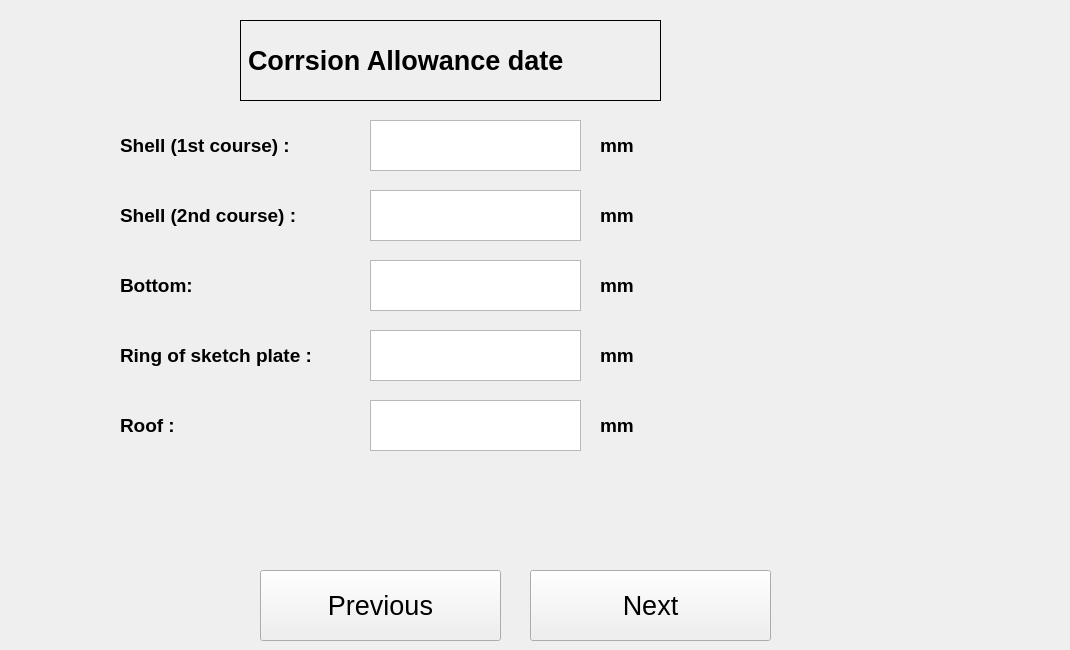
  <widget class="QWidget" name="CorrsionAllowance">
   <widget class="QLabel" name="Shellcourse1_2">
    <property name="geometry">
     <rect>
      <x>120</x>
      <y>120</y>
      <width>231</width>
      <height>51</height>
     </rect>
    </property>
    <property name="font">
     <font>
      <pointsize>14</pointsize>
      <weight>75</weight>
      <bold>true</bold>
     </font>
    </property>
    <property name="text">
     <string>Shell (1st course) :</string>
    </property>
   </widget>
   <widget class="QLabel" name="heading_3">
    <property name="geometry">
     <rect>
      <x>240</x>
      <y>20</y>
      <width>421</width>
      <height>81</height>
     </rect>
    </property>
    <property name="font">
     <font>
      <pointsize>20</pointsize>
      <weight>75</weight>
      <bold>true</bold>
     </font>
    </property>
    <property name="autoFillBackground">
     <bool>true</bool>
    </property>
    <property name="frameShape">
     <enum>QFrame::Box</enum>
    </property>
    <property name="text">
     <string>Corrsion Allowance date</string>
    </property>
   </widget>
   <widget class="QLabel" name="unit_10">
    <property name="geometry">
     <rect>
      <x>600</x>
      <y>120</y>
      <width>231</width>
      <height>51</height>
     </rect>
    </property>
    <property name="font">
     <font>
      <pointsize>14</pointsize>
      <weight>75</weight>
      <bold>true</bold>
     </font>
    </property>
    <property name="text">
     <string>mm</string>
    </property>
   </widget>
   <widget class="QTextEdit" name="Shellcourse1">
    <property name="geometry">
     <rect>
      <x>370</x>
      <y>120</y>
      <width>211</width>
      <height>51</height>
     </rect>
    </property>
   </widget>
   <widget class="QLabel" name="unit_11">
    <property name="geometry">
     <rect>
      <x>600</x>
      <y>190</y>
      <width>231</width>
      <height>51</height>
     </rect>
    </property>
    <property name="font">
     <font>
      <pointsize>14</pointsize>
      <weight>75</weight>
      <bold>true</bold>
     </font>
    </property>
    <property name="text">
     <string>mm</string>
    </property>
   </widget>
   <widget class="QTextEdit" name="Shellcourse2">
    <property name="geometry">
     <rect>
      <x>370</x>
      <y>190</y>
      <width>211</width>
      <height>51</height>
     </rect>
    </property>
   </widget>
   <widget class="QLabel" name="Shellcourse2_3">
    <property name="geometry">
     <rect>
      <x>120</x>
      <y>190</y>
      <width>231</width>
      <height>51</height>
     </rect>
    </property>
    <property name="font">
     <font>
      <pointsize>14</pointsize>
      <weight>75</weight>
      <bold>true</bold>
     </font>
    </property>
    <property name="text">
     <string>Shell (2nd course) :</string>
    </property>
   </widget>
   <widget class="QLabel" name="Bottom">
    <property name="geometry">
     <rect>
      <x>120</x>
      <y>260</y>
      <width>231</width>
      <height>51</height>
     </rect>
    </property>
    <property name="font">
     <font>
      <pointsize>14</pointsize>
      <weight>75</weight>
      <bold>true</bold>
     </font>
    </property>
    <property name="text">
     <string>Bottom:</string>
    </property>
   </widget>
   <widget class="QLabel" name="unit_12">
    <property name="geometry">
     <rect>
      <x>600</x>
      <y>260</y>
      <width>231</width>
      <height>51</height>
     </rect>
    </property>
    <property name="font">
     <font>
      <pointsize>14</pointsize>
      <weight>75</weight>
      <bold>true</bold>
     </font>
    </property>
    <property name="text">
     <string>mm</string>
    </property>
   </widget>
   <widget class="QTextEdit" name="bottom">
    <property name="geometry">
     <rect>
      <x>370</x>
      <y>260</y>
      <width>211</width>
      <height>51</height>
     </rect>
    </property>
   </widget>
   <widget class="QLabel" name="Ringofsketchplate_2">
    <property name="geometry">
     <rect>
      <x>120</x>
      <y>330</y>
      <width>251</width>
      <height>51</height>
     </rect>
    </property>
    <property name="font">
     <font>
      <pointsize>14</pointsize>
      <weight>75</weight>
      <bold>true</bold>
     </font>
    </property>
    <property name="text">
     <string>Ring of sketch plate :</string>
    </property>
   </widget>
   <widget class="QLabel" name="unit_13">
    <property name="geometry">
     <rect>
      <x>600</x>
      <y>330</y>
      <width>231</width>
      <height>51</height>
     </rect>
    </property>
    <property name="font">
     <font>
      <pointsize>14</pointsize>
      <weight>75</weight>
      <bold>true</bold>
     </font>
    </property>
    <property name="text">
     <string>mm</string>
    </property>
   </widget>
   <widget class="QTextEdit" name="Ringofsketchplate">
    <property name="geometry">
     <rect>
      <x>370</x>
      <y>330</y>
      <width>211</width>
      <height>51</height>
     </rect>
    </property>
   </widget>
   <widget class="QLabel" name="Roof_2">
    <property name="geometry">
     <rect>
      <x>120</x>
      <y>400</y>
      <width>231</width>
      <height>51</height>
     </rect>
    </property>
    <property name="font">
     <font>
      <pointsize>14</pointsize>
      <weight>75</weight>
      <bold>true</bold>
     </font>
    </property>
    <property name="text">
     <string>Roof :</string>
    </property>
   </widget>
   <widget class="QLabel" name="unit_14">
    <property name="geometry">
     <rect>
      <x>600</x>
      <y>400</y>
      <width>231</width>
      <height>51</height>
     </rect>
    </property>
    <property name="font">
     <font>
      <pointsize>14</pointsize>
      <weight>75</weight>
      <bold>true</bold>
     </font>
    </property>
    <property name="text">
     <string>mm</string>
    </property>
   </widget>
   <widget class="QTextEdit" name="Roof">
    <property name="geometry">
     <rect>
      <x>370</x>
      <y>400</y>
      <width>211</width>
      <height>51</height>
     </rect>
    </property>
   </widget>
   <widget class="QPushButton" name="next_3">
    <property name="geometry">
     <rect>
      <x>530</x>
      <y>570</y>
      <width>241</width>
      <height>71</height>
     </rect>
    </property>
    <property name="font">
     <font>
      <pointsize>20</pointsize>
     </font>
    </property>
    <property name="text">
     <string>Next</string>
    </property>
   </widget>
   <widget class="QPushButton" name="previous_2">
    <property name="geometry">
     <rect>
      <x>260</x>
      <y>570</y>
      <width>241</width>
      <height>71</height>
     </rect>
    </property>
    <property name="font">
     <font>
      <pointsize>20</pointsize>
     </font>
    </property>
    <property name="text">
     <string>Previous</string>
    </property>
   </widget>
   <widget class="QLabel" name="label_5">
    <property name="geometry">
     <rect>
      <x>700</x>
      <y>30</y>
      <width>361</width>
      <height>271</height>
     </rect>
    </property>
    <property name="text">
     <string/>
    </property>
    <property name="pixmap">
     <pixmap>../download (1).png</pixmap>
    </property>
   </widget>
  </widget>
